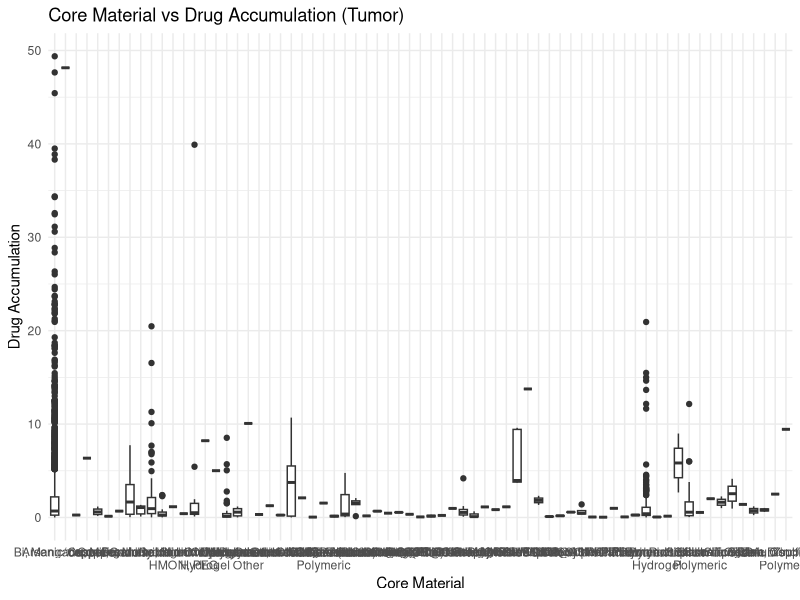
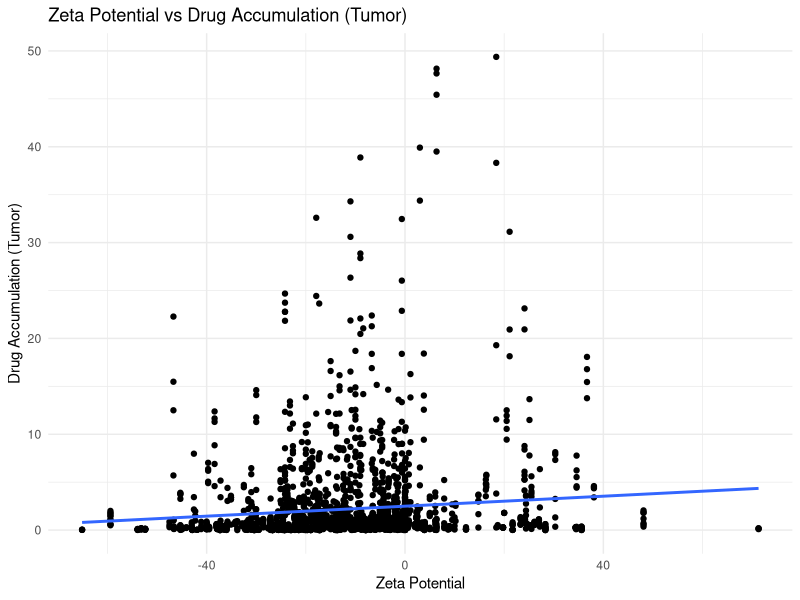
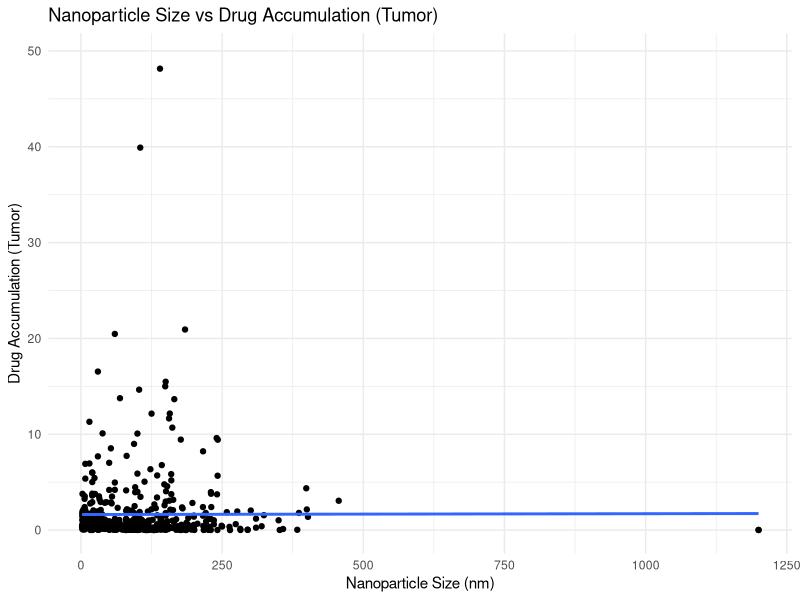
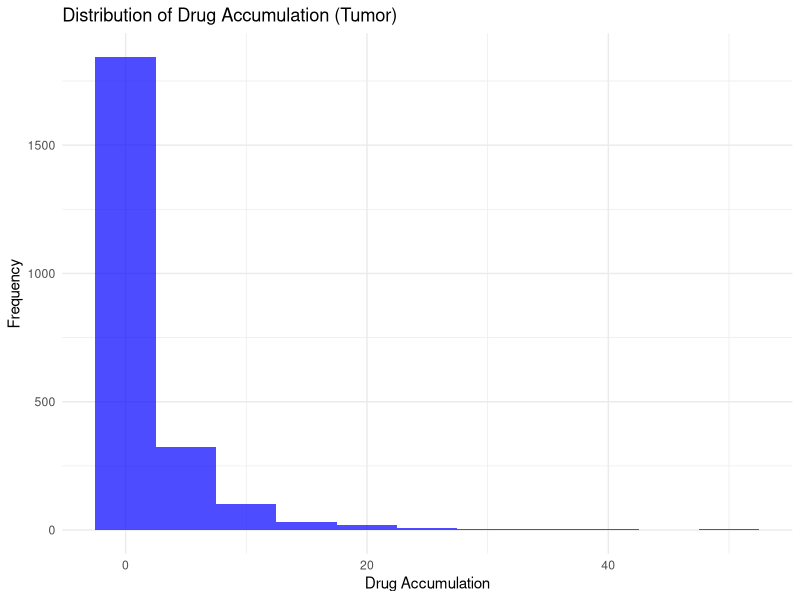

Generate these figures, in order, with R:
library(tidyverse)
library(ggplot2)

# Load the cleaned data
data <- read.csv("clean_youreka_set.csv")

# Fill down the nanoparticle properties, filter NAs, and extract size
data_clean <- data |>
  fill(Core_Material, Size, Zeta_Potential, Tumor_Size, .direction = "down") |>
  filter(!is.na(Tumor)) |>
  mutate(Size_numeric = as.numeric(str_extract(Size, "(?<=: )\\d+\\.?\\d*")))




# 1. Plot comparing core material vs drug accumulation (Tumor)
p1 <- ggplot(data_clean, aes(x = Core_Material, y = Tumor)) +
  geom_boxplot() +
  labs(title = "Core Material vs Drug Accumulation (Tumor)",
       x = "Core Material",
       y = "Drug Accumulation") +
  theme_minimal()

# 2. Plot comparing zeta potential vs drug accumulation
p2 <- ggplot(data_clean, aes(x = Zeta_Potential, y = Tumor)) +
  geom_point() +
  geom_smooth(method = "lm", se = FALSE) +
  labs(title = "Zeta Potential vs Drug Accumulation (Tumor)",
       x = "Zeta Potential",
       y = "Drug Accumulation (Tumor)") +
  theme_minimal()

# 3. Plot comparing nanoparticle size vs drug accumulation
p3 <- ggplot(data_clean, aes(x = Size_numeric, y = Tumor)) +
  geom_point() +
  geom_smooth(method = "lm", se = FALSE) +
  labs(title = "Nanoparticle Size vs Drug Accumulation (Tumor)",
       x = "Nanoparticle Size (nm)",
       y = "Drug Accumulation (Tumor)") +
  theme_minimal()

# For Fun Histogram (bell curve approximation)
p4 <- ggplot(data_clean, aes(x = Tumor)) +
  geom_histogram(binwidth = 5, fill = "blue", alpha = 0.7) +
  labs(title = "Distribution of Drug Accumulation (Tumor)",
       x = "Drug Accumulation",
       y = "Frequency") +
  theme_minimal()

# Save all plots to a single PDF file
pdf("all_plots.pdf")

print(p1)
print(p2)
print(p3)
print(p4)

dev.off()
